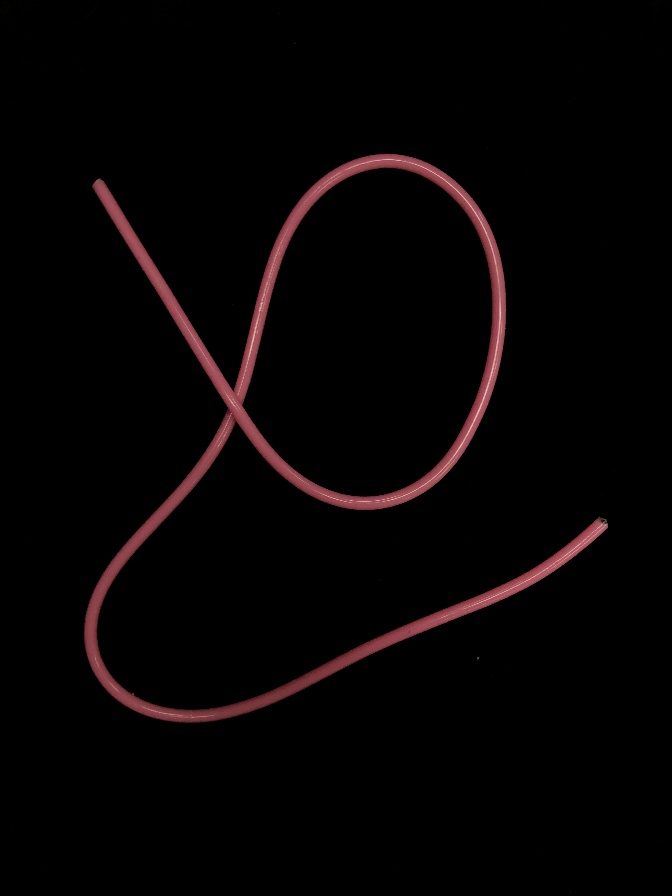
#> input picture dataset/S1/images/img0.jpg, 672 x 896 px
$ python -i color_masks.py   (imports and definitions only)
#> lines starting #> are read from the running program, lines starting #| are printed output that depends on the picture; after the words box and inside, x2 and y2 are one past the last pixel; in counts of white or black regions, pixels touching at a corner belong together
#> further down, picture is the input picture: shape (896, 672, 3); mean B, G, R 3.7, 3.3, 6.7
import cv2
import numpy as np


def detect_pink_green_teal(img):
    hsv = cv2.cvtColor(img, cv2.COLOR_BGR2HSV)
#> hsv: shape (896, 672, 3); mean H, S, V 10.8, 19, 6.7

    # Pink
    lower_pink = np.array([0, 20, 75])
    upper_pink = np.array([20, 255, 255])
    mask_pink = cv2.inRange(hsv, lower_pink, upper_pink)
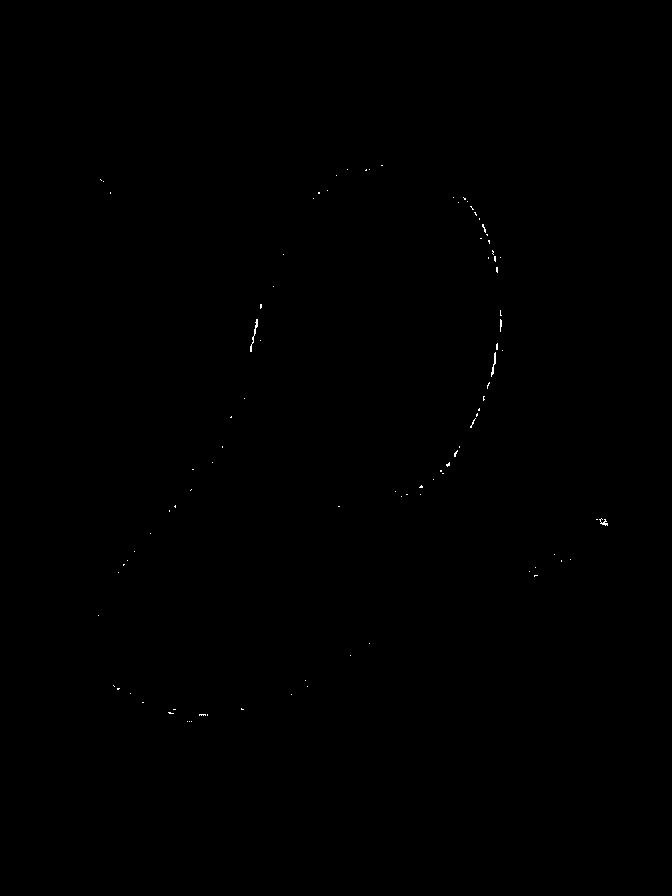
#> mask_pink: shape (896, 672); 0.08% white in thin lines or dots, all inside (x1, y1, x2, y2) = (98, 165, 608, 722)

    lower_pink = np.array([160, 20, 75])
    upper_pink = np.array([180, 255, 255])
    mask_pink += cv2.inRange(hsv, lower_pink, upper_pink)
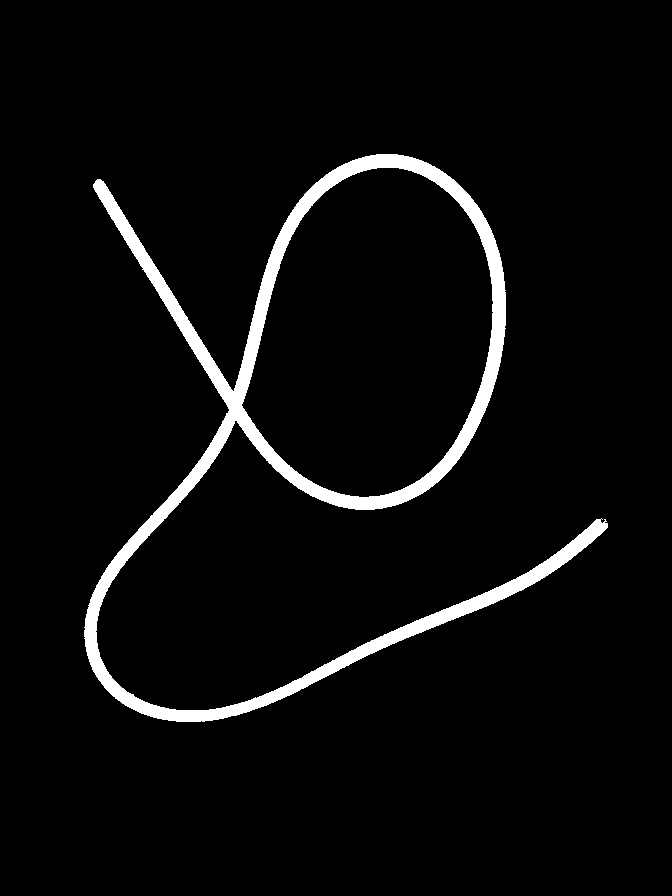
#> mask_pink: shape (896, 672); 4.4% white; 1 white region, box (x1, y1, x2, y2) and area: (84, 154, 608, 722) 26688

    # Green
    lower_green = np.array([25, 20, 75])
    upper_green = np.array([50, 255, 255])
    mask_green = cv2.inRange(hsv, lower_green, upper_green)
#> mask_green: shape (896, 672); every value is 0

    # Teal
    lower_teal = np.array([50, 20, 20])
    upper_teal = np.array([120, 255, 255])
    mask_teal = cv2.inRange(hsv, lower_teal, upper_teal)

    # Combine masks
    mask = mask_pink + mask_green + mask_teal
    mask[mask != 0] = 255

    # Denoise
    kernel = np.ones((3, 3), np.uint8)
    mask = cv2.morphologyEx(mask, cv2.MORPH_CLOSE, kernel)
#> mask: shape (896, 672); 4.4% white; 1 white region, box (x1, y1, x2, y2) and area: (84, 154, 608, 722) 26723
    mask = cv2.morphologyEx(mask, cv2.MORPH_OPEN, kernel)
#> mask: shape (896, 672); 4.4% white; 1 white region, box (x1, y1, x2, y2) and area: (84, 154, 608, 722) 26722

    return mask

>>> import cv2
>>> picture = cv2.imread('../dataset/S1/images/img0.jpg')
>>> result = detect_pink_green_teal(picture)

$ run again, on dataset/S1/images/img14.jpg
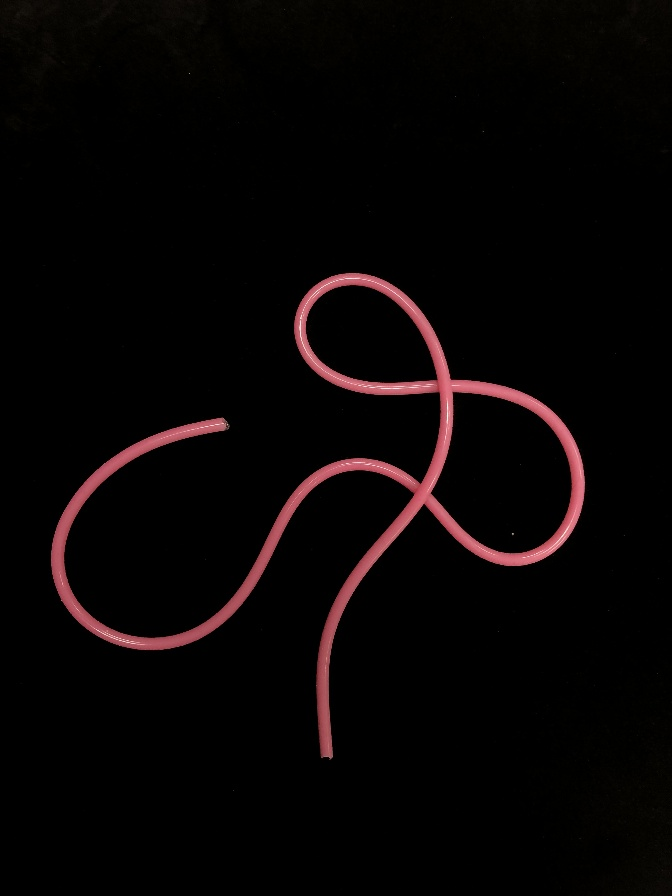
#> input picture dataset/S1/images/img14.jpg, 672 x 896 px
#> picture is the input picture: shape (896, 672, 3); mean B, G, R 4.5, 4.4, 8.3
#> hsv: shape (896, 672, 3); mean H, S, V 13.6, 51.2, 8.4
#> in detect_pink_green_teal, `mask_pink = cv2.inRange(hsv, lower_pink, upper_pink)`:
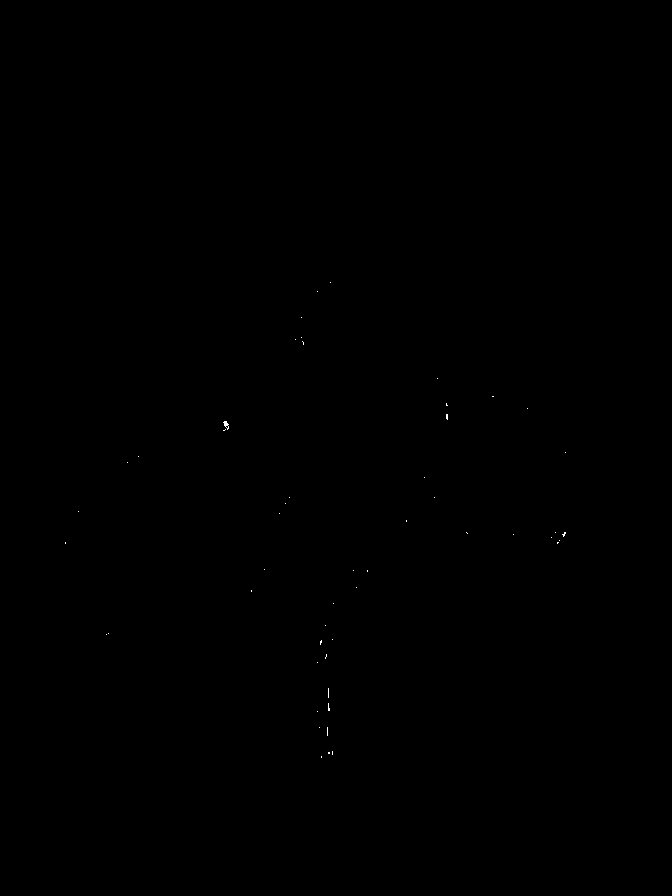
#> mask_pink: shape (896, 672); 0.03% white in thin lines or dots, all inside (x1, y1, x2, y2) = (65, 282, 566, 758)
#> in detect_pink_green_teal, `mask_pink += cv2.inRange(hsv, lower_pink, upper_pink)`:
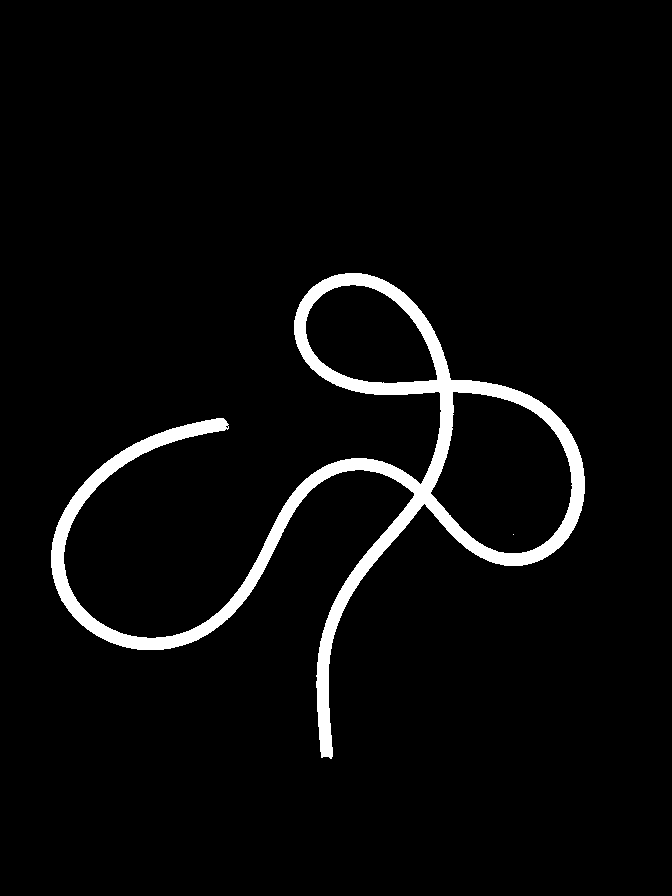
#> mask_pink: shape (896, 672); 4.1% white; 2 white regions (1 under 20 px), largest, box (x1, y1, x2, y2) and area: (51, 273, 585, 759) 24567
#> mask_green: shape (896, 672); every value is 0

$ run again, on dataset/S1/images/img17.jpg
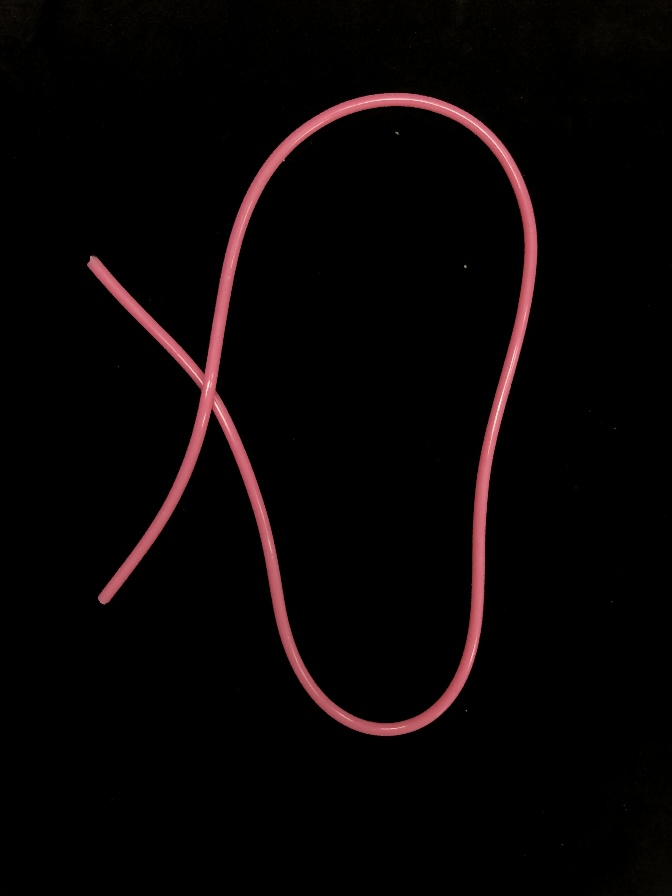
#> input picture dataset/S1/images/img17.jpg, 672 x 896 px
#> picture is the input picture: shape (896, 672, 3); mean B, G, R 4.7, 4.4, 8.5
#> hsv: shape (896, 672, 3); mean H, S, V 12.1, 36.2, 8.5
#> in detect_pink_green_teal, `mask_pink = cv2.inRange(hsv, lower_pink, upper_pink)`:
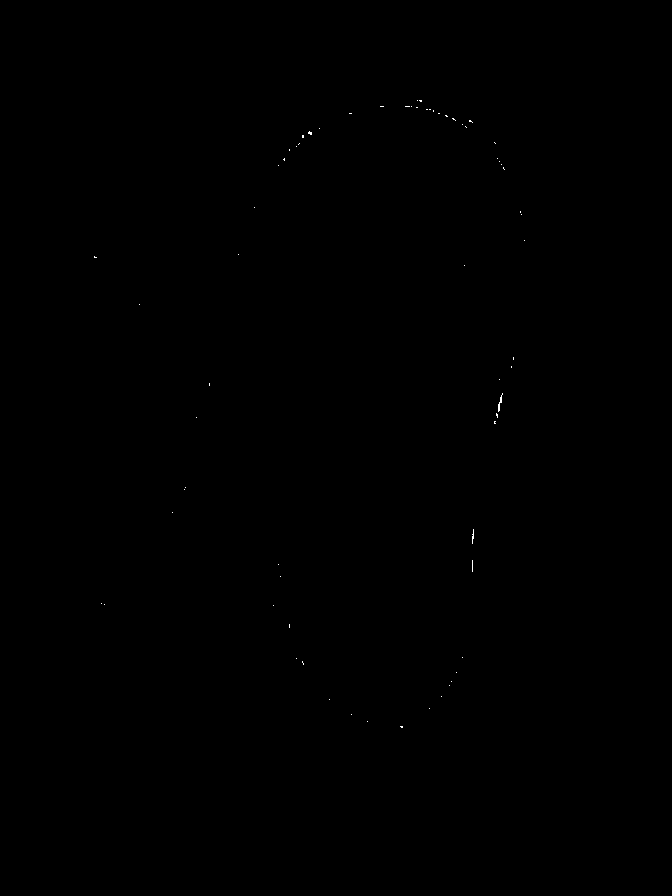
#> mask_pink: shape (896, 672); 0.04% white in thin lines or dots, all inside (x1, y1, x2, y2) = (94, 100, 525, 728)
#> in detect_pink_green_teal, `mask_pink += cv2.inRange(hsv, lower_pink, upper_pink)`:
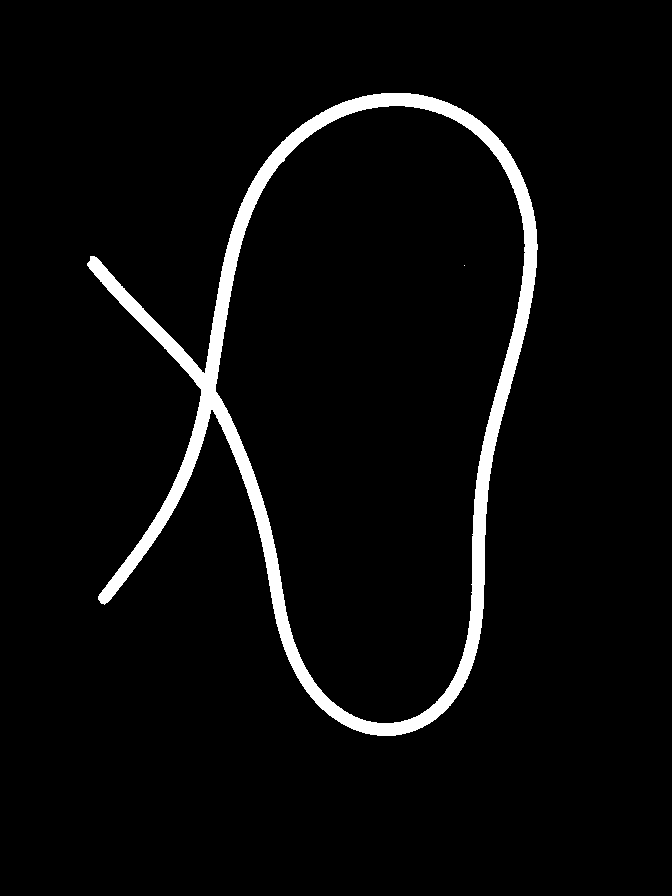
#> mask_pink: shape (896, 672); 4.2% white; 2 white regions (1 under 20 px), largest, box (x1, y1, x2, y2) and area: (87, 93, 538, 736) 25218
#> mask_green: shape (896, 672); 0% white in thin lines or dots, all inside (x1, y1, x2, y2) = (396, 133, 397, 134)
#> mask_teal: shape (896, 672); every value is 0
